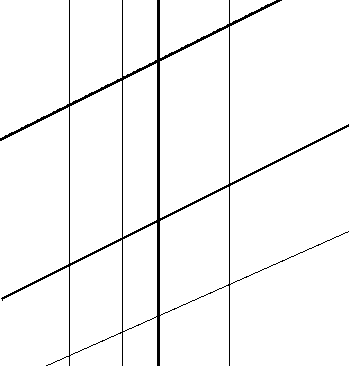
%> input picture Hough Images/lines.tif, 349 x 366 px
$ octave Lab4.m   (GNU Octave 9; MATLAB toolbox functions it lacks are replaced by stand-ins)
%> lines starting %> are read from the running program, lines starting %| are printed output that depends on the picture; in (x1, y1, x2, y2) boxes, pixels count from 0 and x2, y2 are one past the last pixel; in counts of white or black regions, pixels touching at a corner belong together; the program's own positions count from 1
%% section 1 - question 2 - fourier based

close all; clear all;

image = imread("C:\Users\Assaf Hasky\Desktop\Image Processing Labs\Lab4DIP\Hough Images\lines.tif");
%> image: size 366x349 logical; 96.7% white; black in thin lines or dots
[m, n] = size(image);
%> m = 366; n = 349

BSF = ones(m, n);
BSF(m / 2 - 1 : m / 2 + 1,  :) = 0;
%> BSF: size 366x349 double; values 0 (black) and 1 (white), 99.2% white; 1 black region, box (x1, y1, x2, y2) and area: (0, 181, 349, 184) 1047
F = fft2(image);
F_shift = fftshift(F);
figure; imshow(log(abs(F_shift)),[]);title("FFT of the lines Image")


diagonalLines_F_domain = F_shift .* BSF;
figure; imshow(log(abs(diagonalLines_F_domain)),[]);title("FFT of the filtered lines Image ")
diagonalLines = ifft2(ifftshift(diagonalLines_F_domain));
diagonalLines = ~imbinarize(abs(diagonalLines));
%> diagonalLines: size 366x349 logical; 98.4% white; black in thin lines or dots

verticalLines = ~(abs(image - diagonalLines));
%> verticalLines: size 366x349 logical; 98.3% white; 4 black regions, box (x1, y1, x2, y2) and area: (157, 0, 160, 366) 1098, (69, 0, 70, 366) 366, (122, 0, 123, 366) 366, (229, 0, 230, 366) 366

figure;
subplot(1, 3, 1);
imshow(image);
title("original");

subplot(1, 3, 2);
imshow(verticalLines);
title("vertical lines");

subplot(1, 3, 3);
imshow(diagonalLines, []);
title("diagonal lines");

% figure;
% imshow(log(abs(fftshift(F))), []);


%% section 2 - question 2 - hough based

close all; clear all;

image = imread("C:\Users\Assaf Hasky\Desktop\Image Processing Labs\Lab4DIP\Hough Images\lines.tif");
image_neg = ~image;
%> image_neg: size 366x349 logical; 3.3% white in thin lines or dots
% image_edge = edge(image, 'canny');
[m, n] = size(image);

diagonalLinesImage = image;
diagonalLinesImage = image;

figure;
imshow(image);
title("original");

% [5 lines of commented-out code are left out]

[H, theta, rho] = hough(image_neg);
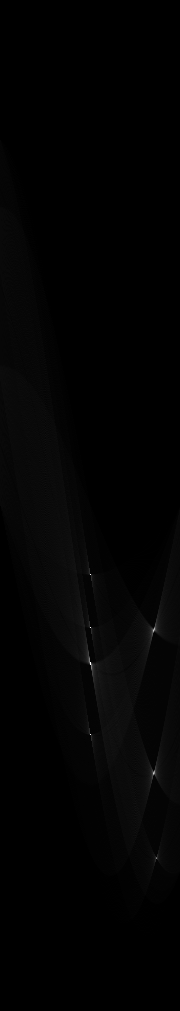
%> H: size 1011x180 double; min 0, max 366, mean 4.2; drawn with min black and max white
%> theta = 180 values from -90 to 89; rho = 1011 values from -505 to 505

figure;
imshow(H,[], 'XData', theta, 'YData', rho,...
            'InitialMagnification', 'fit');
xlabel('\theta'), ylabel('\rho');
axis on;
axis normal;
hold on;
peaks  = houghpeaks(H, 7, 'threshold', ceil(0.3 * max(H(:))));
%> peaks = [575 91; 628 91; 663 91; 735 91; 774 154; 631 154; 859 157]
x = theta(peaks(:, 2));
%> x = [0 0 0 0 63 63 66]
y = rho(peaks(:, 1));
%> y = [69 122 157 229 268 125 353]
plot(x, y, 's', 'color', 'white');
title("HoughPeaks");
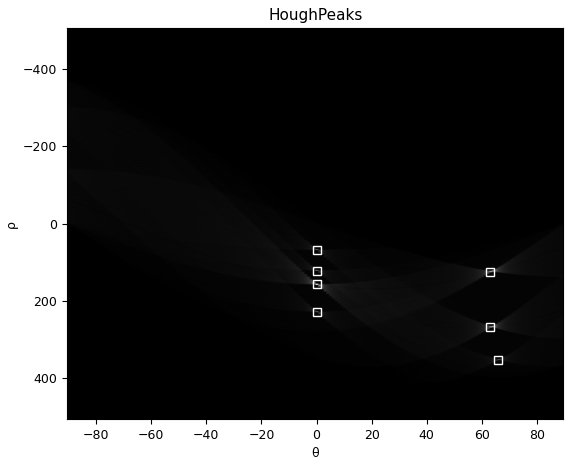
%> figure redrawn from the program's plot data

lines = houghlines(image_neg, theta, rho, peaks, "FillGap", 40, "MinLength", 100);
%> lines = 7 lines; point1 to point2 (x, y): (349, 125) to (3, 301), (70, 1) to (70, 366), (123, 1) to (123, 366), (158, 1) to (158, 366), (230, 1) to (230, 366), (349, 232) to (48, 366), (277, 1) to (2, 141)

figure(3);
imshow(image);
title("hough diagonal lines");
hold on;
figure(4);
imshow(image);
title("hough vertical lines");
hold on;
for k = 1:size(lines, 2)
   if lines(k).theta ~= 0
        xy = [lines(k).point1; lines(k).point2];
        figure(3);
        plot(xy(:,1), xy(:,2), 'LineWidth', 0.75, 'Color', 'red');
   else
        xy = [lines(k).point1; lines(k).point2];
        plot(xy(:,1), xy(:,2), 'LineWidth', 0.75, 'Color', 'green');
   end
end
%> this loop made 7 passes
%> xy on passes 1 to 7: [70 1; 70 366], [123 1; 123 366], [158 1; 158 366], [230 1; 230 366], [349 125; 3 301], [277 1; 2 141], [349 232; 48 366]
%> figure, not shown here; its title reads 'hough diagonal lines'
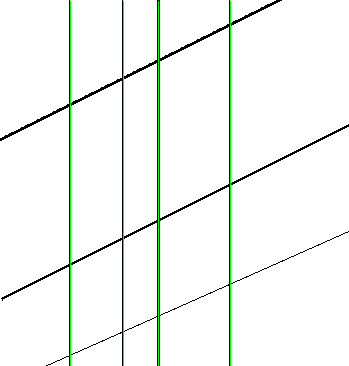
%> figure redrawn from the program's plot data; its title reads 'hough vertical lines'

for k = 1:size(lines, 2)
    if lines(k).theta == 0
        col = lines(k).point1(1);
        diagonalLinesImage(:, col - 2 : col + 2) = 1;
    end
end
%> this loop made 7 passes
%> col on passes 1 to 4: 70, 123, 158, 230
%> diagonalLinesImage: size 366x349 logical; 98.5% white; black in thin lines or dots

verticalLinesImage = double(image) - double(diagonalLinesImage);
%> verticalLinesImage: size 366x349 double; values -1 (black) and 0 (white), 98.2% white; 4 black regions, box (x1, y1, x2, y2) and area: (155, 0, 160, 366) 1112, (120, 0, 125, 366) 394, (227, 0, 232, 366) 394, (67, 0, 72, 366) 393

figure;
imshow(diagonalLinesImage);
title("only diagonal lines");
figure;
imshow(verticalLinesImage, []);
title("only vertical lines");
%% section 3 - question 3a

close all; clear all;

image = imread("C:\Users\Assaf Hasky\Desktop\Image Processing Labs\Lab4DIP\Hough Images\jeep2.jpg");
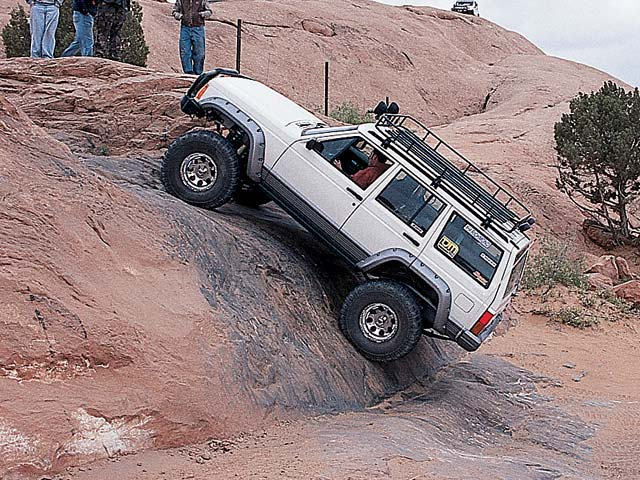
%> input picture Hough Images/jeep2.jpg, 640 x 480 px
%> image is the input picture: size 480x640x3 uint8; mean R, G, B 146.4, 127, 127.1
image_gray = rgb2gray(image);
image_edge = edge(image_gray, 'canny');
%> image_edge: size 480x640 logical; 10.3% white in thin lines or dots

figure;
subplot(2, 2, 1);
imshow(image_gray);
title("Original");

subplot(2, 2, 2);
imshow(image_edge);
title("Edged");

[H, theta, rho] = hough(image_edge);
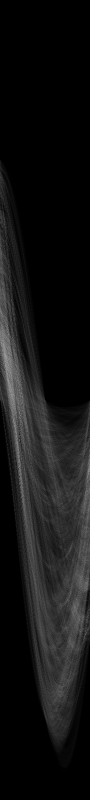
%> H: size 1599x180 double (shown at 1/2 size); min 0, max 194, mean 19.8
%> rho = 1599 values from -799 to 799

subplot(2, 2, 3);
imshow(H,[], 'XData', theta, 'YData', rho,...
            'InitialMagnification', 'fit');
xlabel('\theta'), ylabel('\rho');
axis on;
axis normal;
hold on;
peaks  = houghpeaks(H, 10, 'threshold', ceil(0.5 * max(H(:))));
%> peaks = [842 41; 804 46; 881 40; 711 11; 858 31; 874 34; 923 39; 688 7; 994 46; 734 12]
x = theta(peaks(:, 2));
%> x = [-50 -45 -51 -80 -60 -57 -52 -84 -45 -79]
y = rho(peaks(:, 1));
%> y = [42 4 81 -89 58 74 123 -112 194 -66]
plot(x, y, 's', 'color', 'white');
title("HoughPeaks");

lines = houghlines(image_edge, theta, rho, peaks, "FillGap", 40, "MinLength", 100);
%> lines = 10 lines; longest, point1 to point2 (x, y): (14, 94) to (631, 202), (15, 10) to (457, 451), (74, 8) to (552, 408), (181, 30) to (629, 320), (181, 38) to (639, 302), (7, 69) to (511, 167)

subplot(2, 2, 4);
imshow(image_gray);
hold on;
max_len = 0;
for k = 1:size(lines, 2)
   xy = [lines(k).point1; lines(k).point2];
   plot(xy(:,1), xy(:,2), 'LineWidth', 0.75, 'Color', 'green');
   len = norm(lines(k).point1 - lines(k).point2);
   if (len > max_len)
      max_len = len;
      xy_long = xy;
      theta = lines(k).theta;
   end
end
%> this loop made 10 passes
%> (len, max_len, xy_long, theta) on passes 1, 2, 4: (623.3, 623.3, [74 8; 552 408], -50), (624.4, 624.4, [15 10; 457 451], -45), (626.4, 626.4, [14 94; 631 202], -80)
%> (xy, len) on passes 3, 5, 6, 7, 8, 9: ([286 127; 519 316], 300), ([181 38; 639 302], 528.6), ([181 30; 629 320], 533.7), ([325 98; 613 323], 365.5), ([7 114; 511 167], 506.8), ([379 105; 608 334], 323.9)
plot(xy_long(:,1), xy_long(:,2), 'LineWidth', 2, 'Color', 'cyan');
title("The jeep angle (cyan) = " + theta);
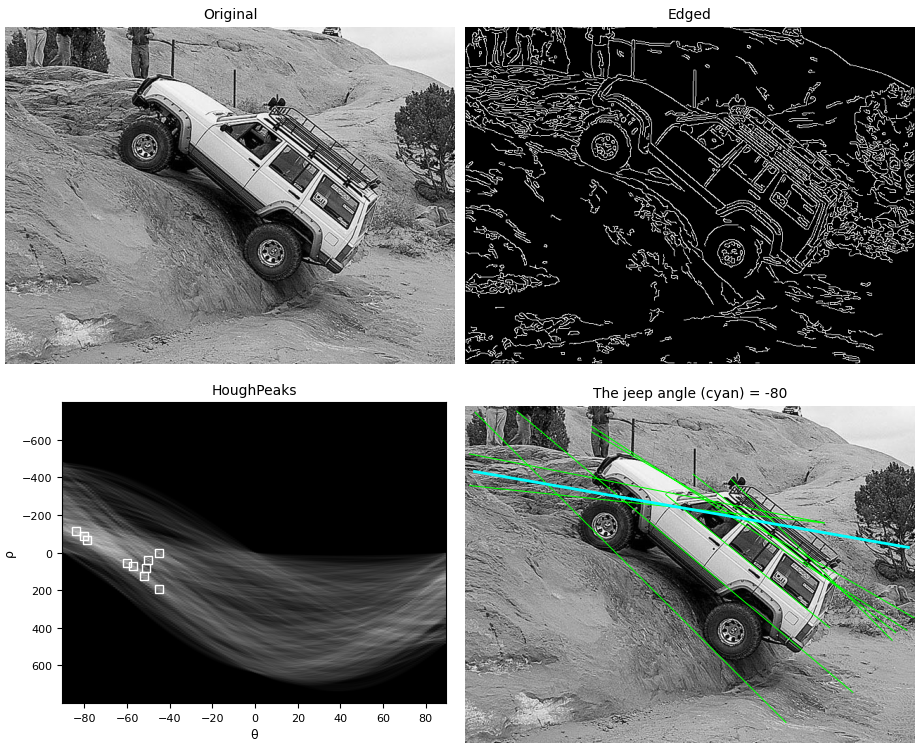
%> figure redrawn from the program's plot data, 4 panels

%% section 4 - question 3b
close all; clear all;

image = imread("C:\Users\Assaf Hasky\Desktop\Image Processing Labs\Lab4DIP\Hough Images\jeep2.jpg");
image_gray = rgb2gray(image);
imshow(image_gray);
impixelinfo();

%check with impixelinfo to assess the radius of the wheels

[centers, radii] = imfindcircles(image_gray, [10 30]);
%> centers = [199.5 171.1; 379.5 321.9]; radii = [17.22; 17.3]

centersStrong2 = centers(1:2,:);
%> centersStrong2 = [199.5 171.1; 379.5 321.9]
radiiStrong2 = radii(1:2);
%> radiiStrong2 = [17.22; 17.3]

viscircles(centersStrong2, radiiStrong2, 'EdgeColor', 'b'); hold on;

center1.row = centers(1, 2);
%> center1.row = 171.1
center1.col = centers(1, 1);
%> center1.col = 199.5
center2.row = centers(2, 2);
%> center2.row = 321.9
center2.col = centers(2, 1);
%> center2.col = 379.5

coefficients = polyfit([center1.col center2.col], [center1.row center2.row], 1);
%> coefficients = [0.838 3.98]
m = coefficients (1);
%> m = 0.838
b = coefficients (2);
%> b = 3.98
radians = atan(m);
%> radians = 0.697
degrees = rad2deg(radians);
%> degrees = 39.95
negativeDegrees = -(90 - degrees);
%> negativeDegrees = -50.05

plot([center1.col center2.col], [center1.row center2.row],...
    'LineWidth', 2, 'Color', 'g');
title("The jeep angle: " + degrees + " / " + negativeDegrees);
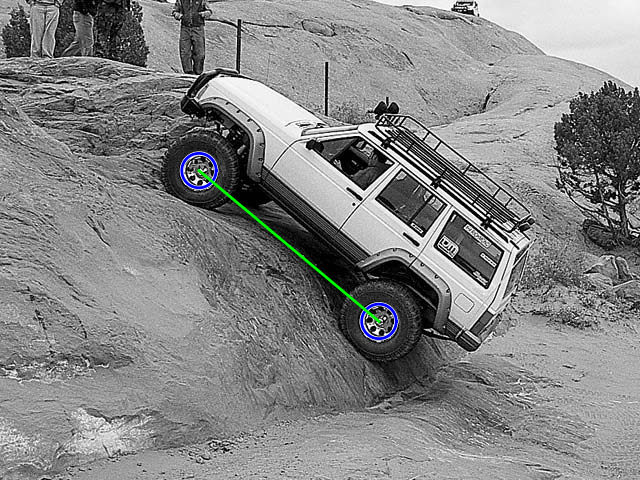
%> figure redrawn from the program's plot data; its title reads 'The jeep angle: 39.9547 / -50.0453'
